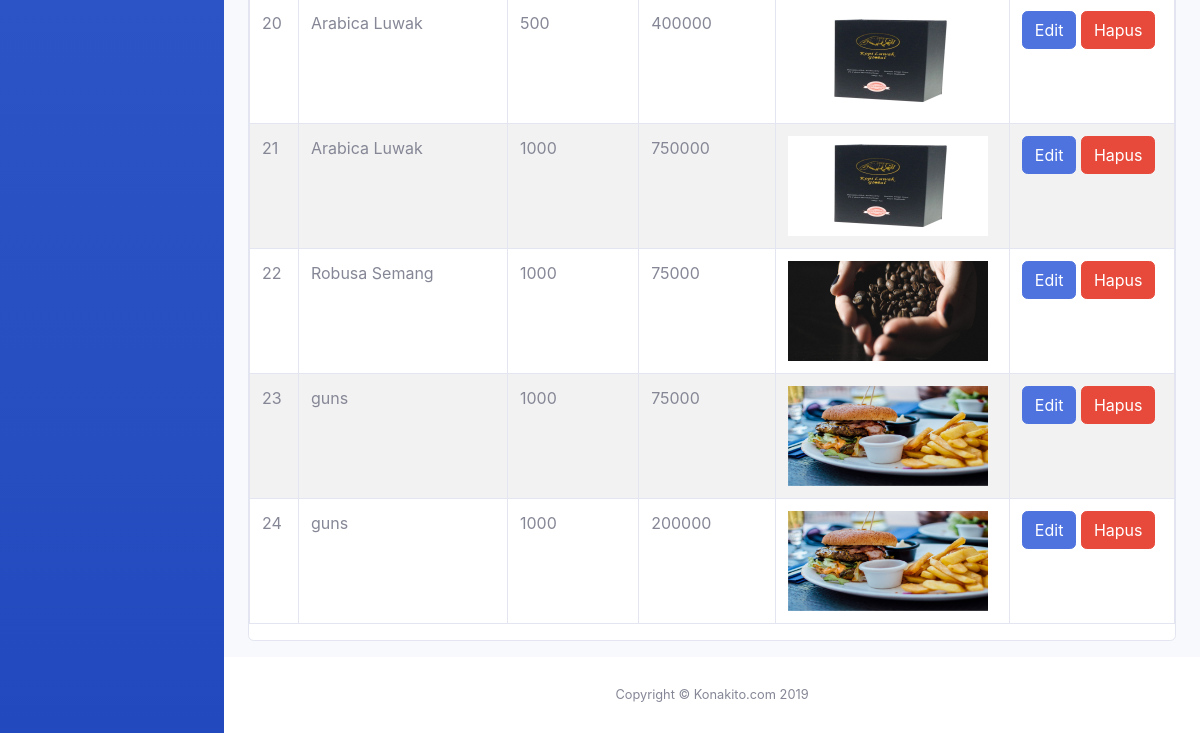
Page /Admin/index.php/produk/dataProduk (lower part) on the earlier database version.
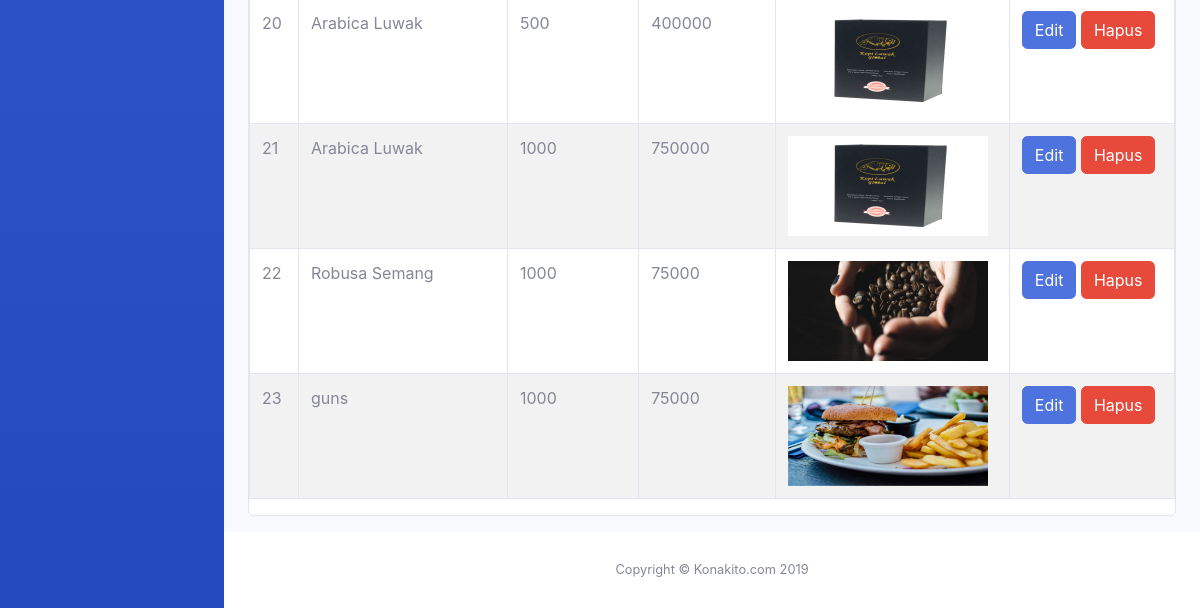
Same page on the later database version.
### tables this page shows
CREATE TABLE `produk` (
  `id_produk` int(10) NOT NULL,
  `nama_produk` varchar(25) NOT NULL,
  `berat_produk` varchar(10) NOT NULL,
  `harga_produk` int(10) NOT NULL,
  `foto_produk` varchar(15) NOT NULL
);

### Admin/application/controllers/Produk.php (called while the page is built, shortened)
<?php
class produk extends CI_Controller
{
    public function __construct()
    {
        $this->load->model('M_produk');
        $this->load->library('form_validation');
    }
    public function dataProduk()
    {
        $data['title'] = 'Data Produk';
        $data['admin'] = $this->db->get_where('admin', ['email' =>
        $this->session->userdata('email')])->row_array();
        $data['produk'] = $this->M_produk->getAll()->result();
        $this->load->view('templates/auth_header', $data);
        $this->load->view('templates/nav');
        $this->load->view('admin/produk', $data);
        $this->load->view('templates/auth_footer');
    }
}

### Admin/index.php (called while the page is built, shortened)
<?php
require_once BASEPATH . 'core/CodeIgniter.php';

### Admin/application/models/M_produk.php (called while the page is built, shortened)
<?php
class m_produk extends CI_Model
{
    function getAll()
    {
        return $this->db->get('produk');
    }
}

### Admin/application/views/admin/produk.php (the view, shortened to what this page needs)
<div id="content-wrapper" class="d-flex flex-column">
    <div id="content">
        <div class="container">
                <div class="card mb-3 table-responsive-lg">
                    <div class="table-responsive">
                        <table id="table" class="table table-striped table-bordered table-hover">
                            <tbody>
                                <?php
                                $no = 1;
                                foreach ($produk as $pr) {
                                    ?>
                                    <tr>
                                        <td><?= $no++ ?></td>
                                        <td><?= $pr->nama_produk ?></td>
                                        <td><?= $pr->berat_produk ?></td>
                                        <td><?= $pr->harga_produk ?></td>
                                        <td><img src="<?= base_url('../assets/img/' . $pr->foto_produk . ''); ?>" style="width:200px;height:100px;"></td>
                                        <td>
                                            <?= anchor('produk/editProduk/' . $pr->id_produk, 'Edit',  ['class' => 'btn btn-primary']); ?>
                                            <?= anchor('produk/hapus/' . $pr->id_produk, 'Hapus', ['onclick' => "return confirm('Anda Yakin ?')", 'class' => 'btn btn-danger']); ?>
                                        </td>
                                    </tr>
                                <?php } ?>
                            </tbody>
                        </table>
                    </div>
                </div>
            </div>
        </div>
        <footer class="sticky-footer bg-white">
            <div class="container my-auto">
                <div class="copyright text-center my-auto">
                    <span>Copyright &copy; Konakito.com 2019</span>
                </div>
            </div>
        </footer>
    </div>
</div>

### Admin/application/views/templates/auth_header.php (shortened to what this page needs)
<!DOCTYPE html>
<html lang="en">
<head>
    <link href="<?= base_url('../Admin/assets/vendor/fontawesome-free/css/all.min.css"'); ?>" rel="stylesheet" type="text/css">
    <link href="<?= base_url('../Admin/assets/css/sb-admin-2.min.css'); ?>" rel="stylesheet">
</head>
<body class="bg-gradient-primary">

### Admin/application/views/templates/nav.php (shortened to what this page needs)
<!DOCTYPE html>
<html lang="en">
<head>
    <link href="<?= base_url('../Admin/assets/vendor/fontawesome-free/css/all.min.css"'); ?>" rel="stylesheet" type="text/css">
    <link href="<?= base_url('../Admin/assets/css/sb-admin-2.min.css'); ?>" rel="stylesheet">
</head>
<body id="page-top">
    <div id="wrapper">
        <ul class="navbar-nav bg-gradient-primary sidebar sidebar-dark accordion" id="accordionSidebar">
        </ul>

### Admin/application/views/templates/auth_footer.php (shortened to what this page needs)
</body>
</html>

Differences in the rows shown:
removed produk: nama_produk "guns", berat_produk "1000", harga_produk "200000", foto_produk (picture), id_produk "Edit", id_produk "Hapus"
